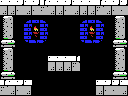

A level layout from a 2D game, rendered from its tile map. Below: a short description, then the map file with its tile-grid data intact:
An orthogonal 16x12 tile map with 8x8 px tiles, 1 tile layer (Tile Layer 1) and 3 objects (2x item, 4x4-item).

<map version="1.0" orientation="orthogonal" renderorder="right-down" width="16" height="12" tilewidth="8" tileheight="8" nextobjectid="4">
 <properties>
  <property name="down" value="hole" />
 </properties>
 <tileset firstgid="1" name="tiles" tilewidth="8" tileheight="8" tilecount="256" columns="16">
  <image source="tiles.png" width="128" height="128" />
 </tileset>
 <layer name="Tile Layer 1" width="16" height="12">
  <data encoding="csv">
156,156,247,156,247,151,156,156,247,156,156,156,151,156,247,247,
152,152,153,152,153,153,152,152,153,152,152,152,153,152,153,153,
196,197,1,150,167,201,1,1,1,1,150,167,201,1,196,197,
212,213,1,189,99,189,1,1,1,1,189,99,189,1,212,213,
228,229,1,189,130,189,1,1,1,1,189,130,189,1,228,229,
244,245,1,161,131,193,1,1,1,1,161,131,193,1,244,245,
196,197,1,1,1,1,1,1,1,1,1,1,1,1,196,197,
212,213,1,1,1,1,156,156,156,151,1,1,1,1,212,213,
228,229,1,1,1,1,152,152,152,153,1,1,1,1,228,229,
244,245,1,1,1,1,1,1,1,1,1,1,1,1,244,245,
151,156,247,156,1,1,1,1,1,1,1,1,156,247,247,156,
153,152,153,152,1,1,1,1,1,1,1,1,152,153,153,152
</data>
 </layer>
 <objectgroup name="objects">
  <object id="1" type="4x4-item" x="48" y="24" width="32" height="32" />
  <object id="2" type="item" x="80" y="40" width="16" height="16" />
  <object id="3" type="item" x="32" y="40" width="16" height="16" />
 </objectgroup>
</map>
